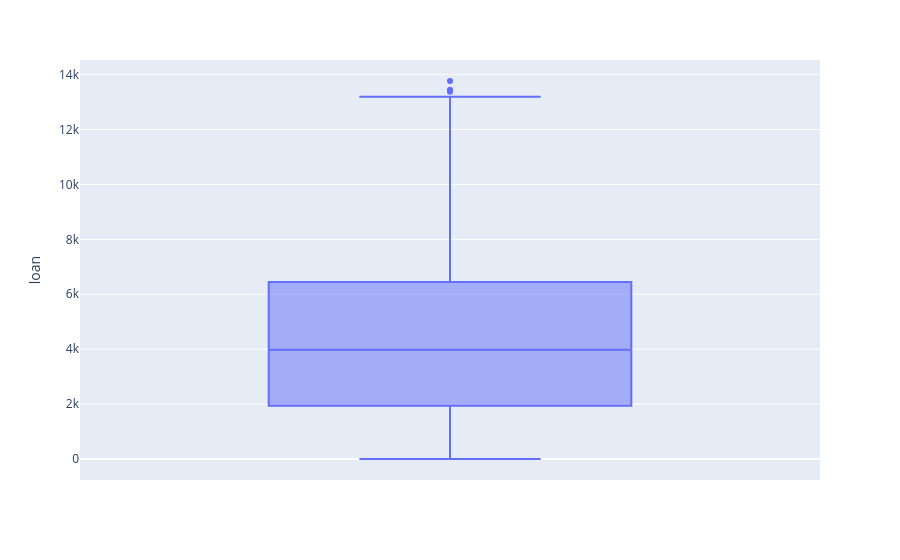

Notebook source saved alongside this figure:
### Markdown cell above
### Outliers loan / dívida

### Code cell
# Outliers loan
grafico = px.box(base_credit, y='loan')
grafico.show()

### Figure 1 — Plotly figure (JSON) as saved in the notebook; plotly's stock layout.template omitted (floating-point values rounded to 4 significant figures; data arrays with more than 128 entries replaced by an {"elided": "..."} marker saying what was removed)
{"data": [{"alignmentgroup": "True", "hovertemplate": "loan=%{y}<extra></extra>", "legendgroup": "", "marker": {"color": "#636efa"}, "name": "", "notched": false, "offsetgroup": "", "orientation": "v", "showlegend": false, "type": "box", "x0": " ", "xaxis": "x", "y": {"elided": "1997 float values"}, "y0": " ", "yaxis": "y"}], "layout": {"autosize": true, "boxmode": "group", "legend": {"tracegroupgap": 0}, "margin": {"t": 60}, "xaxis": {"anchor": "y", "autorange": true, "domain": [0, 1], "range": [-0.5, 0.5], "type": "category"}, "yaxis": {"anchor": "x", "autorange": true, "domain": [0, 1], "range": [-763.3, 14530.0], "title": {"text": "loan"}, "type": "linear"}}}
